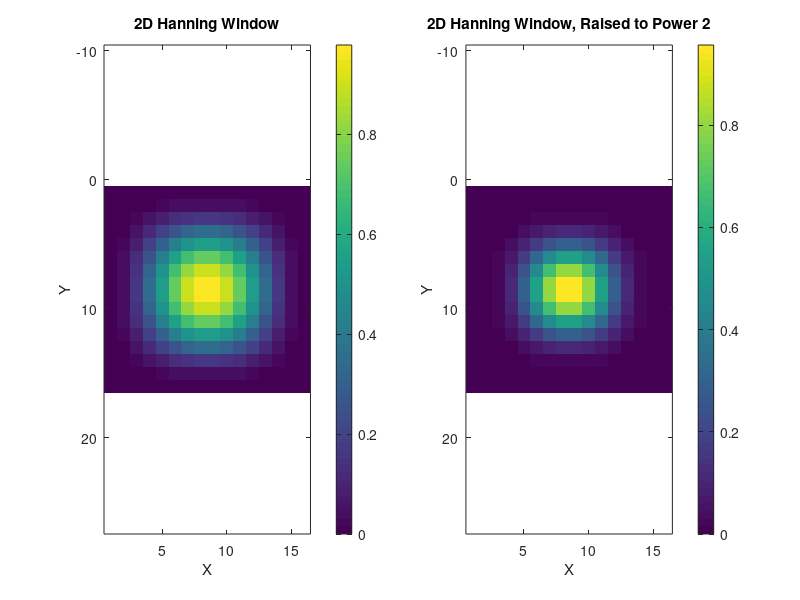
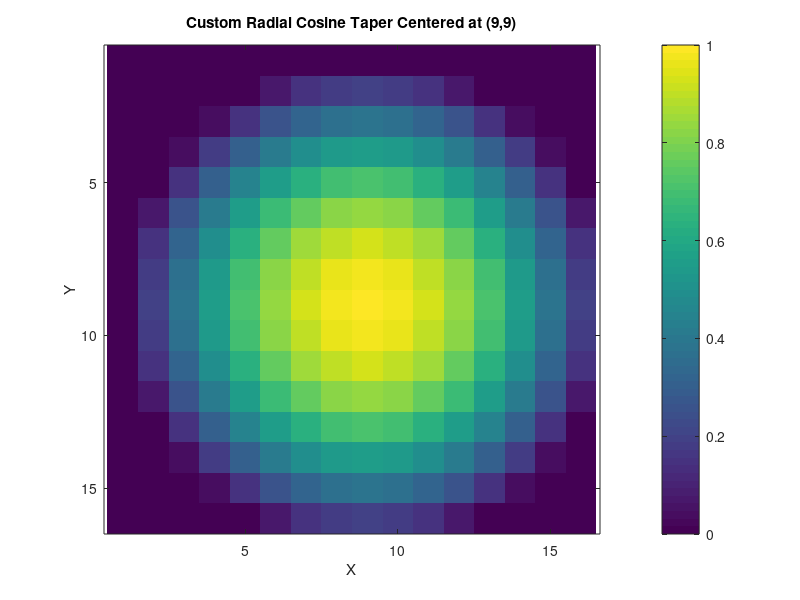

The MATLAB script that drew these images, in order:
%% 1. Create a 16x16 Hanning window using the outer product of 1D Hanning windows
N = 16;
% Create a 1D Hanning window (MATLAB's hann function creates a symmetric Hanning window)
hanning1D = hann(N);

% Create the 2D Hanning window as the outer product
hanning2D = hanning1D * hanning1D';

% Plot the original 2D Hanning window
figure;
subplot(1,2,1);
imagesc(hanning2D);
colorbar;
title('2D Hanning Window');
axis equal tight;
xlabel('X'); ylabel('Y');

%% 2. Increase the Tapering Rate
% Raise the 2D window to a power greater than 1 to sharpen the drop-off
power = 2;  % Change this value (>1 gives a steeper taper)
hanning2D_sharp = hanning2D .^ power;

% Plot the sharpened window
subplot(1,2,2);
imagesc(hanning2D_sharp);
colorbar;
title(['2D Hanning Window, Raised to Power ' num2str(power)]);
axis equal tight;
xlabel('X'); ylabel('Y');

%% 3. Custom Radial Cosine Taper Centered at (9,9)
% Define coordinate grid
[x, y] = meshgrid(1:N, 1:N);
center = [9, 9];  % Center in MATLAB indexing

% Compute the Euclidean distance from the center
r = sqrt((x - center(1)).^2 + (y - center(2)).^2);

% Set the maximum radius at which the taper goes to zero.
% Here we choose the maximum distance from (9,9) to the array edge.
r_max = max([max(center-1), max(N - center)]);

% Create a radial cosine taper that decays to 0 at r_max
% The exponent p_radial controls the steepness of the taper.
p_radial = 1;  % Increase for a faster taper
taper = cos(pi * r / (2 * r_max)).^p_radial;
% Optionally force taper values to 0 beyond r_max if needed:
taper(r > r_max) = 0;

% Plot the radial cosine taper
figure;
imagesc(taper);
colorbar;
title('Custom Radial Cosine Taper Centered at (9,9)');
axis equal tight;
xlabel('X'); ylabel('Y');
